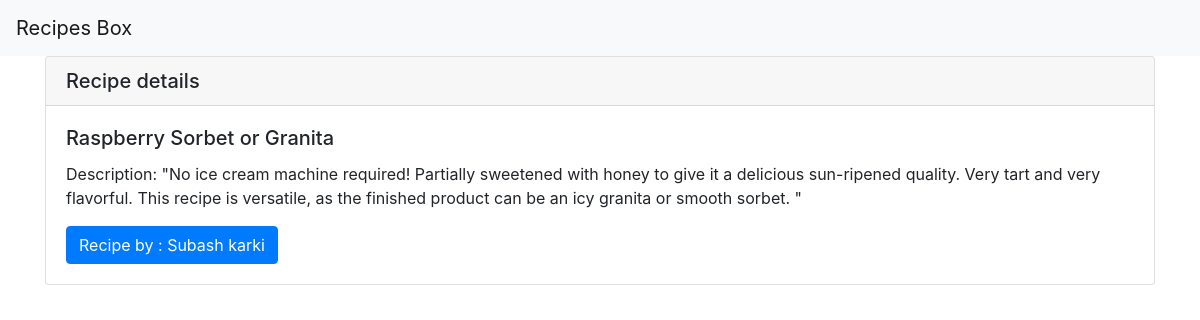
The app's page /recipe/5 with its own data.
### recipe/models.py (models this page shows, shortened)
class Recipe(models.Model):
    author = models.ForeignKey(Author, on_delete=models.CASCADE)
    title = models.CharField(max_length=50)
    description = models.TextField()
    time_required = models.CharField(max_length=30)
    instructions = models.TextField(default="Instruction coming soon.")

class Author(models.Model):
    name = models.CharField(max_length=30)
    bio = models.TextField()
    def __str__(self):
        return self.name

### recipe/views.py (the view)
# urls.py: path('recipe/<int:recipe_id>', views.recipe_detail, name="recipe_detail"),
def recipe_detail(request, recipe_id):
    recipe = get_object_or_404(Recipe, pk=recipe_id)
    return render(request, 'recipe/recipeDetail.html', {'recipe': recipe})

### recipe/templates/recipe/recipeDetail.html
{% extends 'base.html' %} {% block content %}
<div class="card">
  <h5 class="card-header">Recipe details</h5>
  <div class="card-body">
    <h5 class="card-title">{{ recipe.title }}</h5>
    <p class="card-text">
      Description: {{ recipe.description }}
    </p>
    <a
      href="{% url 'recipes:authorDetail' recipe.author.id %}"
      class="btn btn-primary"
      >Recipe by : {{ recipe.author }}</a
    >
  </div>
</div>
{% endblock %}

### records on screen
Recipe: title "Raspberry Sorbet or Granita", description "\"No ice cream machine required! Partially sweetened with honey to give it a delicious sun-ripened quality. Very tart and very flavorful. This recipe is versatile, as the finished product can be an icy granita or smooth sorbet. \"", author "Subash karki"
